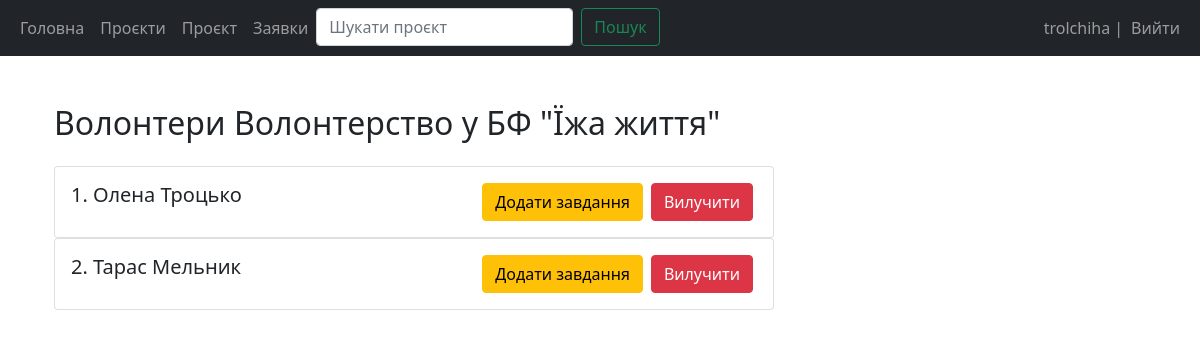
The page /view-project-volunteers/3/ (signed in) on the database its author committed.
### main/models.py (models this page shows, shortened)
class Project(models.Model):
    class WorkType(models.TextChoices):
        SOCIAL = 'соціальна'
        MEDICAL = 'медична'
        HUMANITARIAN = 'гуманітарна'
        EDUCATIONAL = 'освітня'
        CULTURAL = 'культурна'
        SPORT = 'спортивна'
        SCIENTIFIC = 'наукова'
        OTHER = 'інша'
    name = models.CharField(max_length=100)
    description = models.TextField()
    coordinator = models.ForeignKey(User, on_delete=models.CASCADE)
    start_date = models.DateField()
    end_date = models.DateField()
    location = models.CharField(max_length=100)
    work_type = models.CharField(
        max_length=11,
        choices=WorkType.choices,
        default=WorkType.OTHER,
    )

class ProjectVolunteer(models.Model):
    project = models.ForeignKey(Project, on_delete=models.CASCADE)
    volunteer = models.ForeignKey(User, on_delete=models.CASCADE)

### main/views.py (the view)
# urls.py: path('view-project-volunteers/<str:project_id>/', views.view_project_volunteers, name='view_project_volunteers'),
@login_required(login_url='/login')
@permission_required("main.add_project", login_url="/login", raise_exception=True)
def view_project_volunteers(request, project_id):
    project = get_object_or_404(Project, id=project_id)
    volunteers = ProjectVolunteer.objects.filter(project=project)
    if request.method == "POST":
        volunteer_id = request.POST.get("volunteer-id")
        if volunteer_id:
            volunteer = ProjectVolunteer.objects.filter(id=volunteer_id).first()
            volunteer.delete()
            return redirect('view_project_volunteers', project_id=project_id)
    return render(request, 'main/view_project_volunteers.html', {'volunteers': volunteers, 'project': project})

### main/templates/main/view_project_volunteers.html (shortened to what this page needs)
{% extends 'main/base.html' %}
{% block content %}
<div class="container mt-5">
    <h2 class="mb-4">Волонтери {{project.name}}</h2>
    {% if volunteers %}
        <div class="row">
            {% for volunteer in volunteers %}
            <div class="col-md-8 mb-6">
                <div class="card">
                    <div class="card-body d-flex flex-row justify-content-between">
                        <div>
                            <h5 class="card-title">{{ forloop.counter }}. {{ volunteer.volunteer.first_name }} {{ volunteer.volunteer.last_name }}</h5>
                        </div>
                        <div class="d-flex">
                            <a
                                class="btn btn-warning mx-1"
                                href="{% url 'create_task' volunteer.project.id volunteer.volunteer.id %}">
                                Додати завдання
                            </a>
                            <form method="post">
                                <button type="submit" class="btn btn-danger mx-1" name="volunteer-id" value="{{volunteer.id}}">
                                    Вилучити
                                </button>
                            </form>
                        </div>
                    </div>
                </div>
            </div>
            {% endfor %}
        </div>
    {% else %}
        <p>Волонтерів не знайдено.</p>
    {% endif %}
</div>
{% endblock %}

### main/templates/main/base.html (shortened to what this page needs)
<!DOCTYPE html>
<html lang="en">
  <head>
    <link
      href="https://cdn.jsdelivr.net/npm/bootstrap@5.1.3/dist/css/bootstrap.min.css"
      rel="stylesheet"
    />
  </head>
  <body>
    <nav class="navbar navbar-expand-lg navbar-dark bg-dark">
      <div class="container-fluid">
        <div>
          <ul class="navbar-nav">
            <li class="nav-item">
              <a class="nav-link" href="{% url 'home' %}">Головна</a>
            </li>
            <li class="nav-item">
              <a class="nav-link" href="{% url 'view_projects' %}">Проєкти</a>
            </li>
            {% if user.is_authenticated and perms.main.update_project %}
            <li class="nav-item">
              <a class="nav-link" href="{% url 'create_project' %}">Проєкт</a>
            </li>
            <li class="nav-item">
              <a class="nav-link" href="{% url 'view_applications' %}">Заявки</a>
            </li>
            {% elif user.is_authenticated and perms.main.add_application %}
            <li class="nav-item">
              <a class="nav-link" href="{% url 'view_tasks_volunteer' %}">Завдання</a>
            </li>
            {% endif %}
            <li class="nav-item">
              <form method="post" class="d-flex" action="{% url 'search_project' %}" role="search">
                <input class="form-control me-2" type="search" placeholder="Шукати проєкт" aria-label="Search" name="search_text">
                <button class="btn btn-outline-success" type="submit">Пошук</button>
              </form>
            </li>
          </ul>
        </div>
        <div>
          <ul class="navbar-nav">
            {% if user.is_authenticated %}
            <span class="navbar-text"> {{user.username}} | </span>
            <li class="nav-item">
              <a class="nav-link" href="{% url 'logout' %}">Вийти</a>
            </li>
            {% else %}
            <li class="nav-item">
              <a class="nav-link" href="/login">Увійти</a>
            </li>
            {% endif %}
          </ul>
        </div>
      </div>
    </nav>
    <div class="container">{% block content %} {% endblock %}</div>
  </body>
</html>

### rows shown on the page
Project: name "Волонтерство у БФ \"Їжа життя\""
ProjectVolunteer: volunteer.first_name "Олена", volunteer.last_name "Троцько", {{ volunteer.id }} 3 (drawn)
ProjectVolunteer: volunteer.first_name "Тарас", volunteer.last_name "Мельник", {{ volunteer.id }} 4 (drawn)

### other values the page prints
{{ user.username }} "trolchiha"
